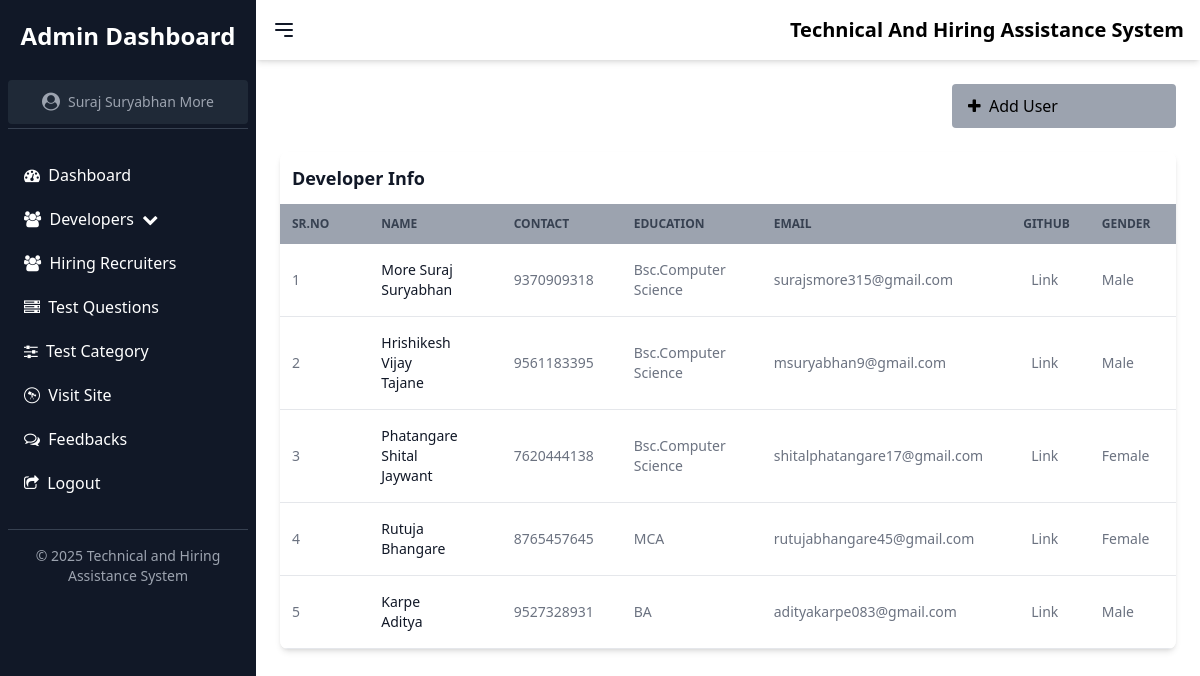
Page /dev (signed in) on the committed database.
### myapp/models.py (models this page shows, shortened)
class Admin(models.Model):
    Name = models.CharField(max_length=100)
    Email = models.CharField(max_length=100)
    Password = models.CharField(max_length=100)
    Role = models.CharField(max_length=100)
    Contact = models.IntegerField()

class developer(models.Model):
    fname = models.CharField(max_length=50)
    email = models.CharField(max_length=50)
    education = models.CharField(max_length=50)
    skill = models.CharField(max_length=50)
    experience = models.CharField(max_length=50)
    github = models.CharField(max_length=50)
    portfolio = models.CharField(max_length=50)
    gender = models.CharField(max_length=20)
    address = models.CharField(max_length=100)
    graduationpy = models.IntegerField()
    contact = models.CharField(max_length=10)
    password = models.CharField(max_length=20)
    verified = models.BooleanField(default=False)

### myapp/views.py (the view)
# urls.py: path('dev',views.dev_info),
def dev_info(request):
    if request.session.get('username2') is not None:
        email = request.session.get('username2')
        data = developer.objects.all()
        admin = Admin.objects.values_list('Name', flat=True).first()
        return render(request,"Admin/developer_info.html",{'admin':admin,'data':data})

### templates/Admin/developer_info.html (shortened to what this page needs)
<!DOCTYPE html>
<html lang="en">
<head>
  <script src="https://cdn.tailwindcss.com"></script>
    <link rel="stylesheet" href="https://cdnjs.cloudflare.com/ajax/libs/font-awesome/4.7.0/css/font-awesome.min.css">
</head>
<body>
   {% include 'Admin/navbar.html' %}
   <div class="flex-1 flex flex-col ml-0 md:ml-64 transition-all duration-200 ease-in-out" id="main-content">
     <main class="p-6 overflow-auto h-screen">
         <div class="grid grid-flow-col grid-rows-1 justify-end">
           <button id="user-dropdown-btn" class="mx-auto w-56 block text-left py-2.5 px-4 rounded transition duration-200 bg-gray-400 hover:bg-gray-700 menu-item1">
               <i class="fa fa-plus"></i>&nbsp <a href="dev_register"> Add User</a></button>
         </div>
         <br>
       <div class="relative overflow-x-auto shadow-md sm:rounded-lg">
                <table class=" w-full text-sm text-left text-gray-500" id="content">
                    <caption class="p-3 text-lg font-semibold text-left rtl:text-right text-gray-900 bg-white dark:text-white dark:bg-gray-800">
                       Developer Info
                    </caption>
                    <thead class="text-xs text-gray-700  uppercase bg-gray-400">
                        <tr>
                            <th scope="col" class="px-3 py-3">Sr.No</th>
                            <th scope="col" class="px-10 py-3">Name</th>
                            <th scope="col" class="px-4 py-3">Contact</th>
                            <th scope="col" class="px-6 py-3">Education</th>
                            <th scope="col" class="px-6 py-3">Email</th>
                            <th scope="col" class="px-4 py-3">Github</th>
                            <th scope="col" class="px-4 py-3">Gender</th>
                            <th scope="col" class="px-4 py-3">Verified</th>
                        </tr>
                    </thead>
                    <tbody>
                    {% for i in data %}
                        <tr class="bg-white border-b">
                            <td class="px-3 py-4">{{ forloop.counter }}</td>
                            <td class="px-10 py-4 font-medium text-gray-900">{{ i.fname }}</td>
                            <td class="px-4 py-4">{{ i.contact }}</td>
                            <td class="px-6 py-4">{{ i.education }}</td>
                            <td class="px-6 py-4">{{ i.email }}</td>
                            <td class="px-6 py-4 hover:text-blue-700"><a href="{{ i.github }}">Link</a></td>
                            <td class="px-4 py-4">{{ i.gender }}</td>
                            <td class="px-4 py-4 text-green-600">{{ i.verified }}</td>
                        </tr>
                    {% endfor %}
                    </tbody>
                </table>
       </div>
     </main>
   </div>
</body>
</html>

### templates/Admin/navbar.html (shortened to what this page needs)
    <div id="sidebar" class="bg-gray-900 text-white w-64 space-y-6 py-5 px-2 h-screen fixed left-0 top-0 transform -translate-x-full md:translate-x-0 transition duration-200 ease-in-out z-50 overflow-y-auto">
        <h1 class="text-2xl font-semibold text-center">Admin Dashboard</h1>
      <header class="text-center text-gray-400 text-sm py-1 border-b border-gray-700">
        <div class="flex items-center justify-center bg-gray-800 rounded">
            <a href="admin_profile"><button id="profile-btn" class="flex justify-center items-center space-x-2 w-full hover:bg-gray-700 p-2 rounded transition">
             <i class="fa fa-user-circle text-lg"></i>
            <span>{{ admin }}</span>
            </button></a>
        </div>
      </header>
        <nav>
            <a href="Admin1" class="block py-2.5 px-4 rounded transition duration-200 hover:bg-gray-700 menu-item"><i class="fa fa-dashboard"></i>&nbsp Dashboard</a>
             <div class="relative">
                <button id="user-dropdown-btn" class="block w-full text-left py-2.5 px-4 rounded transition duration-200 hover:bg-gray-700 menu-item1"><i class="fa fa-users"></i>&nbsp Developers &nbsp<i class="fa fa-chevron-down"></i></button>
            </div>
            <a href="hr" class="block py-2.5 px-4 rounded transition duration-200 hover:bg-gray-700 menu-item"><i class="fa fa-users"></i>&nbsp Hiring Recruiters</a>
            <a href="test" class="block py-2.5 px-4 rounded transition duration-200 hover:bg-gray-700 menu-item"><i class="fa fa-server"></i>&nbsp Test Questions</a>
            <a href="test_cate" class="block py-2.5 px-4 rounded transition duration-200 hover:bg-gray-700 menu-item"><i class="fa fa-sliders"></i>&nbsp Test Category</a>
            <a href="/" class="block py-2.5 px-4 rounded transition duration-200 hover:bg-gray-700 menu-item"><i class="fa fa-wpexplorer"></i>&nbsp Visit Site</a>
            <a href="feedback" class="block py-2.5 px-4 rounded transition duration-200 hover:bg-gray-700 menu-item"><i class="fa fa-comments-o"></i>&nbsp Feedbacks</a>
            <a href="admin_logout" class="block py-2.5 px-4 rounded transition duration-200 hover:bg-gray-700 menu-item"><i class="fa fa-share-square-o"></i>&nbsp Logout</a>
        </nav>
        <footer class="text-center text-gray-400 text-sm py-4 border-t border-gray-700">
            &copy; 2025 Technical and Hiring Assistance System
        </footer>
    </div>
    <div class="flex-1 flex flex-col ml-0 md:ml-64 transition-all duration-200 ease-in-out sticky top-0 z-40" id="main-content">
        <header class="bg-white shadow-md p-4 flex justify-between items-center sticky top-0 z-40">
            <button id="menu-btn" class="text-gray-900 focus:outline-none">
                <svg class="w-6 h-6" fill="none" stroke="currentColor" viewBox="0 0 24 24" xmlns="http://www.w3.org/2000/svg">
                    <path stroke-linecap="round" stroke-linejoin="round" stroke-width="2" d="M4 6h16M4 12h16m-7 6h7"></path>
                </svg>
            </button>
            <h2 class="text-xl font-semibold">Technical And Hiring Assistance System</h2>
        </header>
    </div>

### rows in the picture
Admin: Name "Suraj Suryabhan More"
developer: fname "More Suraj Suryabhan", contact "9370909318", education "Bsc.Computer Science", email "surajsmore315@gmail.com", gender "Male"
developer: fname "Hrishikesh Vijay Tajane", contact "9561183395", education "Bsc.Computer Science", email "msuryabhan9@gmail.com", gender "Male"
developer: fname "Phatangare Shital Jaywant", contact "7620444138", education "Bsc.Computer Science", email "shitalphatangare17@gmail.com", gender "Female"
developer: fname "Rutuja Bhangare", contact "8765457645", education "MCA", email "rutujabhangare45@gmail.com", gender "Female"
developer: fname "Karpe Aditya", contact "9527328931", education "BA", email "adityakarpe083@gmail.com", gender "Male"
